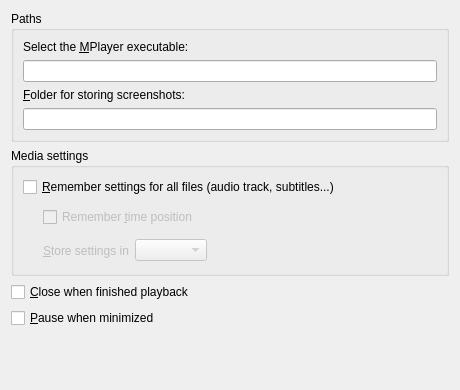
     <widget class="QWidget" name="tab" >
      <attribute name="title" >
       <string>&amp;General</string>
      </attribute>
      <layout class="QVBoxLayout" >
       <item>
        <widget class="QGroupBox" name="groupBox" >
         <property name="title" >
          <string>Paths</string>
         </property>
         <layout class="QVBoxLayout" >
          <property name="spacing" >
           <number>6</number>
          </property>
          <property name="leftMargin" >
           <number>9</number>
          </property>
          <property name="topMargin" >
           <number>9</number>
          </property>
          <property name="rightMargin" >
           <number>9</number>
          </property>
          <property name="bottomMargin" >
           <number>9</number>
          </property>
          <item>
           <widget class="QLabel" name="textLabel1_2" >
            <property name="text" >
             <string>Select the &amp;MPlayer executable:</string>
            </property>
            <property name="wordWrap" >
             <bool>false</bool>
            </property>
            <property name="buddy" >
             <cstring>mplayerbin_edit</cstring>
            </property>
           </widget>
          </item>
          <item>
           <widget class="FileChooser" name="mplayerbin_edit" />
          </item>
          <item>
           <widget class="QLabel" name="textLabel1_6" >
            <property name="text" >
             <string>&amp;Folder for storing screenshots:</string>
            </property>
            <property name="wordWrap" >
             <bool>false</bool>
            </property>
            <property name="buddy" >
             <cstring>screenshot_edit</cstring>
            </property>
           </widget>
          </item>
          <item>
           <widget class="FileChooser" name="screenshot_edit" />
          </item>
         </layout>
        </widget>
       </item>
       <item>
        <widget class="QGroupBox" name="groupBox_3" >
         <property name="title" >
          <string>Media settings</string>
         </property>
         <layout class="QVBoxLayout" >
          <item>
           <widget class="QCheckBox" name="remember_all_check" >
            <property name="text" >
             <string>&amp;Remember settings for all files (audio track, subtitles...)</string>
            </property>
           </widget>
          </item>
          <item>
           <layout class="QGridLayout" >
            <item rowspan="2" row="0" column="0" >
             <spacer>
              <property name="orientation" >
               <enum>Qt::Horizontal</enum>
              </property>
              <property name="sizeType" >
               <enum>QSizePolicy::Preferred</enum>
              </property>
              <property name="sizeHint" >
               <size>
                <width>20</width>
                <height>61</height>
               </size>
              </property>
             </spacer>
            </item>
            <item row="0" column="1" >
             <widget class="QCheckBox" name="remember_time_check" >
              <property name="enabled" >
               <bool>false</bool>
              </property>
              <property name="sizePolicy" >
               <sizepolicy vsizetype="Fixed" hsizetype="MinimumExpanding" >
                <horstretch>0</horstretch>
                <verstretch>0</verstretch>
               </sizepolicy>
              </property>
              <property name="text" >
               <string>Remember &amp;time position</string>
              </property>
             </widget>
            </item>
            <item row="1" column="1" >
             <layout class="QHBoxLayout" >
              <item>
               <widget class="QLabel" name="filesettings_method_label" >
                <property name="enabled" >
                 <bool>false</bool>
                </property>
                <property name="text" >
                 <string>&amp;Store settings in</string>
                </property>
                <property name="buddy" >
                 <cstring>filesettings_method_combo</cstring>
                </property>
               </widget>
              </item>
              <item>
               <widget class="QComboBox" name="filesettings_method_combo" >
                <property name="enabled" >
                 <bool>false</bool>
                </property>
               </widget>
              </item>
              <item>
               <spacer>
                <property name="orientation" >
                 <enum>Qt::Horizontal</enum>
                </property>
                <property name="sizeHint" >
                 <size>
                  <width>40</width>
                  <height>20</height>
                 </size>
                </property>
               </spacer>
              </item>
             </layout>
            </item>
           </layout>
          </item>
         </layout>
        </widget>
       </item>
       <item>
        <widget class="QCheckBox" name="close_on_finish_check" >
         <property name="text" >
          <string>&amp;Close when finished playback</string>
         </property>
        </widget>
       </item>
       <item>
        <widget class="QCheckBox" name="pause_if_hidden_check" >
         <property name="text" >
          <string>&amp;Pause when minimized</string>
         </property>
        </widget>
       </item>
       <item>
        <spacer>
         <property name="orientation" >
          <enum>Qt::Vertical</enum>
         </property>
         <property name="sizeType" >
          <enum>QSizePolicy::Expanding</enum>
         </property>
         <property name="sizeHint" >
          <size>
           <width>438</width>
           <height>51</height>
          </size>
         </property>
        </spacer>
       </item>
      </layout>
     </widget>
